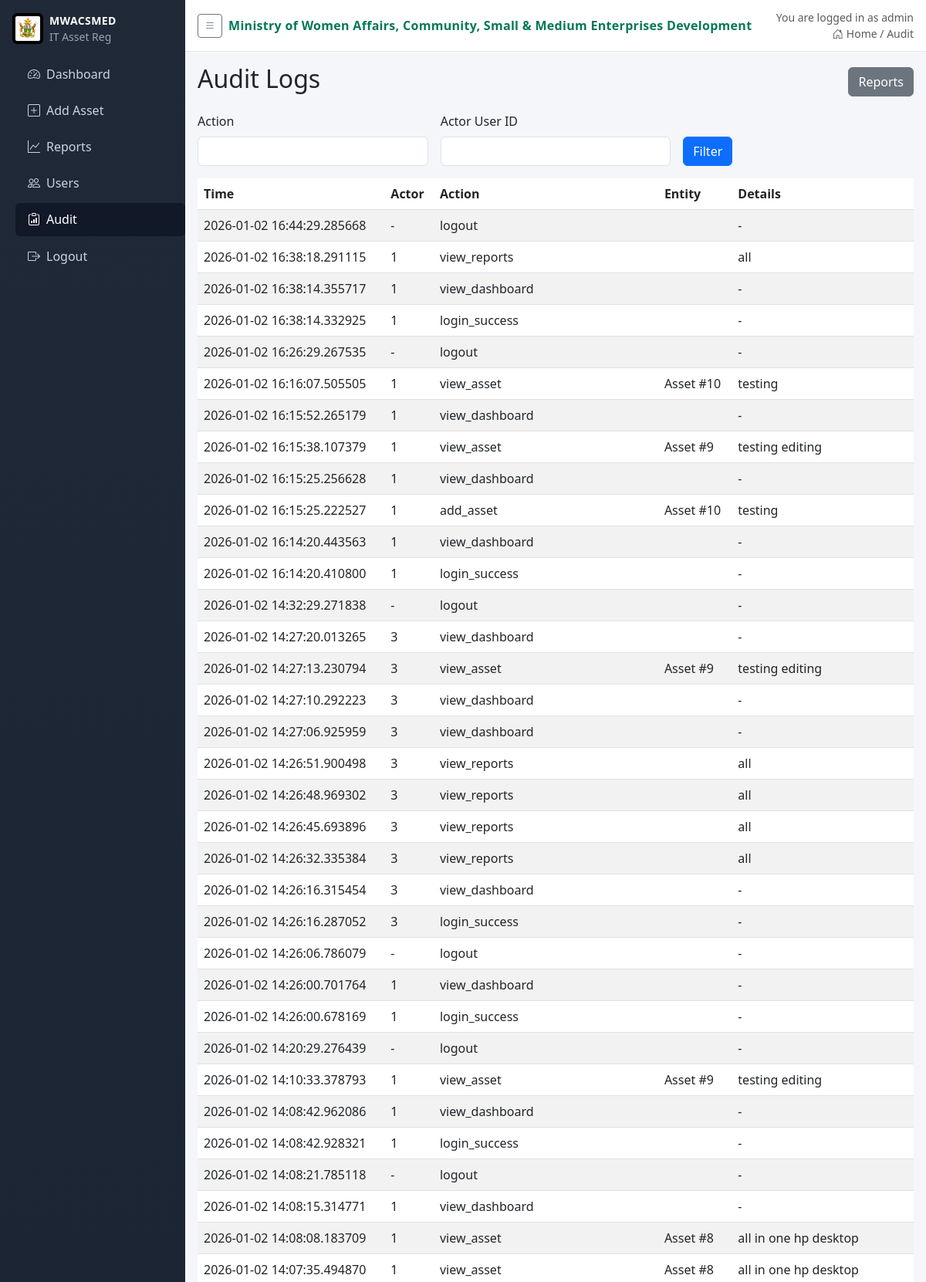
The app's page /audit (signed in, upper part) with its own data.
### app.py (models this page shows)
class User(db.Model):
    id = db.Column(db.Integer, primary_key=True)
    username = db.Column(db.String(80), unique=True, nullable=False)
    password_hash = db.Column(db.String(200), nullable=False)
    role = db.Column(db.String(20), nullable=False)
    province = db.Column(db.String(100), nullable=True)  # 'Head Office' or specific province
    district = db.Column(db.String(100), nullable=True)
    active = db.Column(db.Boolean, default=True, nullable=False)
    email = db.Column(db.String(120), nullable=True)

class AuditLog(db.Model):
    id = db.Column(db.Integer, primary_key=True)
    timestamp = db.Column(db.DateTime, default=datetime.utcnow, nullable=False)
    actor_user_id = db.Column(db.Integer, nullable=True)
    action = db.Column(db.String(100), nullable=False)
    entity_type = db.Column(db.String(50), nullable=True)
    entity_id = db.Column(db.Integer, nullable=True)
    details = db.Column(db.Text, nullable=True)

### app.py (the view)
@app.route('/audit')
@login_required
def audit():
    if not is_it():
        flash('Access denied', 'danger')
        return redirect(url_for('index'))
    action = request.args.get('action') or ''
    actor = request.args.get('actor') or ''
    q = AuditLog.query.order_by(AuditLog.timestamp.desc())
    if action:
        q = q.filter(AuditLog.action == action)
    if actor:
        try:
            actor_id = int(actor)
            q = q.filter(AuditLog.actor_user_id == actor_id)
        except Exception:
            pass
    logs = q.all()
    return render_template('audit.html', logs=logs)

### app.py (called while the page is built)
def login_required(f):
    @wraps(f)
    def wrapper(*args, **kwargs):
        if not session.get('user_id'):
            return redirect(url_for('login'))
        return f(*args, **kwargs)
    return wrapper

def current_user():
    uid = session.get('user_id')
    if not uid:
        return None
    return User.query.get(uid)

def is_it():
    u = current_user()
    return bool(u and u.role == 'IT')

@app.context_processor
def inject_user():
    return {
        'current_user': current_user(),
        'current_role': (current_user().role if current_user() else None),
        'ministry_name': app.config.get('MINISTRY_NAME'),
        'logo_url': app.config.get('LOGO_STATIC_PATH')
    }

### templates/audit.html
{% extends 'base.html' %}
{% block content %}
<div class="d-flex justify-content-between align-items-center mb-3">
  <h2>Audit Logs</h2>
  <a href="{{ url_for('reports') }}" class="btn btn-secondary">Reports</a>
</div>
<form method="GET" action="{{ url_for('audit') }}" class="row g-3 mb-3">
  <div class="col-md-4">
    <label class="form-label">Action</label>
    <input type="text" class="form-control" name="action" value="{{ request.args.get('action','') }}">
  </div>
  <div class="col-md-4">
    <label class="form-label">Actor User ID</label>
    <input type="text" class="form-control" name="actor" value="{{ request.args.get('actor','') }}">
  </div>
  <div class="col-md-4 d-flex align-items-end">
    <button type="submit" class="btn btn-primary">Filter</button>
  </div>
  </form>
<div class="table-responsive">
  <table class="table table-striped table-hover">
    <thead>
      <tr>
        <th>Time</th>
        <th>Actor</th>
        <th>Action</th>
        <th>Entity</th>
        <th>Details</th>
      </tr>
    </thead>
    <tbody>
      {% for l in logs %}
      <tr>
        <td>{{ l.timestamp }}</td>
        <td>{{ l.actor_user_id or '-' }}</td>
        <td>{{ l.action }}</td>
        <td>{% if l.entity_type %}{{ l.entity_type }}{% endif %} {% if l.entity_id %}#{{ l.entity_id }}{% endif %}</td>
        <td>{{ l.details or '-' }}</td>
      </tr>
      {% else %}
      <tr><td colspan="5" class="text-center">No logs</td></tr>
      {% endfor %}
    </tbody>
  </table>
</div>
{% endblock %}

### templates/base.html (shortened to what this page needs)
<!doctype html>
<html lang="en">
  <head>
    <link href="https://cdn.jsdelivr.net/npm/bootstrap@5.3.0/dist/css/bootstrap.min.css" rel="stylesheet">
    <link rel="stylesheet" href="https://cdn.jsdelivr.net/npm/bootstrap-icons@1.11.1/font/bootstrap-icons.css">
  </head>
  <body>
    <aside class="sidebar">
      <div class="brand d-flex align-items-center gap-2">
        {% if logo_url %}
        <img class="brand-logo" src="{{ logo_url }}" alt="" onerror="this.remove()">
        {% endif %}
        <div>
          <div class="brand-title">MWACSMED</div>
          <div class="brand-sub small">IT Asset Reg</div>
        </div>
      </div>
      <nav class="nav flex-column">
        <a class="nav-link {% if request.endpoint=='index' %}active{% endif %}" href="{{ url_for('index') }}"><i class="bi bi-speedometer2 me-2"></i>Dashboard</a>
        <a class="nav-link {% if request.endpoint=='add_asset' %}active{% endif %}" href="{{ url_for('add_asset') }}"><i class="bi bi-plus-square me-2"></i>Add Asset</a>
        <a class="nav-link {% if request.endpoint=='reports' %}active{% endif %}" href="{{ url_for('reports') }}"><i class="bi bi-graph-up me-2"></i>Reports</a>
        {% if current_role == 'IT' %}
        <a class="nav-link {% if request.endpoint=='users' %}active{% endif %}" href="{{ url_for('users') }}"><i class="bi bi-people me-2"></i>Users</a>
        <a class="nav-link {% if request.endpoint=='audit' %}active{% endif %}" href="{{ url_for('audit') }}"><i class="bi bi-clipboard-data me-2"></i>Audit</a>
        {% endif %}
        {% if current_user %}
        <a class="nav-link" href="{{ url_for('logout') }}"><i class="bi bi-box-arrow-right me-2"></i>Logout</a>
        {% else %}
        <a class="nav-link {% if request.endpoint=='login' %}active{% endif %}" href="{{ url_for('login') }}"><i class="bi bi-box-arrow-in-right me-2"></i>Login</a>
        {% endif %}
      </nav>
    </aside>
    <div class="main">
      <div class="topbar d-flex justify-content-between align-items-center">
        <div class="d-flex align-items-center gap-2">
          <button class="btn btn-outline-secondary btn-sm" id="sidebarToggle"><i class="bi bi-list"></i></button>
          <div class="ministry">{{ ministry_name }}</div>
        </div>
        <div class="text-muted small text-end">
          {% if current_user %}
          <div>You are logged in as {{ current_user.username }}</div>
          {% endif %}
          <div><i class="bi bi-house-door me-1"></i>Home / {{ request.endpoint|capitalize }}</div>
        </div>
      </div>
      <div class="content">
      {% block content %}{% endblock %}
      </div>
    </div>
  </body>
</html>

### templates/base.html (style rules this page uses)
body { background: #f4f6f9; }
.sidebar { position: fixed; top: 0; left: 0; bottom: 0; width: 240px; background: linear-gradient(180deg,#1f2937 0%, #0b1321 100%); color: #cbd5e1; padding-top: 1rem; }
.sidebar .brand { color: #fff; padding: 0 1rem; margin-bottom: 1rem; }
.brand-logo { height: 40px; width: 40px; object-fit: contain; display: inline-block; background: #000; border-radius: 6px; padding: 4px; }
.brand-title { font-weight: 700; font-size: 14px; letter-spacing: .4px; }
.brand-sub { color: #9ca3af; }
.sidebar .nav-link { color: #cbd5e1; padding: .6rem 1rem; border-radius: .375rem; display: block; }
.sidebar .nav-link.active, .sidebar .nav-link:hover { background: #111827; color: #fff; }
.sidebar nav { padding-left: 1.25rem; margin-top: .5rem; }
.sidebar .nav-link { margin-bottom: .25rem; }
.main { margin-left: 240px; transition: margin-left .2s ease; }
.topbar { background: #ffffff; border-bottom: 1px solid #e5e7eb; padding: .75rem 1rem; }
.ministry { font-weight: 700; color: #047857; letter-spacing: .3px; }
.content { padding: 1rem; }

### records on screen
User: username "admin"
AuditLog: timestamp "2026-01-02 16:44:29.285668", actor_user_id "-", action "logout", details "-"
AuditLog: timestamp "2026-01-02 16:38:18.291115", actor_user "1", action "view_reports", details "all"
AuditLog: timestamp "2026-01-02 16:38:14.355717", actor_user "1", action "view_dashboard", details "-"
AuditLog: timestamp "2026-01-02 16:38:14.332925", actor_user "1", action "login_success", details "-"
AuditLog: timestamp "2026-01-02 16:26:29.267535", actor_user_id "-", action "logout", details "-"
AuditLog: timestamp "2026-01-02 16:16:07.505505", actor_user "1", action "view_asset", entity_type "Asset", entity_id "10", details "testing"
AuditLog: timestamp "2026-01-02 16:15:52.265179", actor_user "1", action "view_dashboard", details "-"
AuditLog: timestamp "2026-01-02 16:15:38.107379", actor_user "1", action "view_asset", entity_type "Asset", entity_id "9", details "testing editing"
AuditLog: timestamp "2026-01-02 16:15:25.256628", actor_user "1", action "view_dashboard", details "-"
AuditLog: timestamp "2026-01-02 16:15:25.222527", actor_user "1", action "add_asset", entity_type "Asset", entity_id "10", details "testing"
AuditLog: timestamp "2026-01-02 16:14:20.443563", actor_user "1", action "view_dashboard", details "-"
AuditLog: timestamp "2026-01-02 16:14:20.410800", actor_user "1", action "login_success", details "-"
AuditLog: timestamp "2026-01-02 14:32:29.271838", actor_user_id "-", action "logout", details "-"
AuditLog: timestamp "2026-01-02 14:27:20.013265", actor_user "3", action "view_dashboard", details "-"
AuditLog: timestamp "2026-01-02 14:27:13.230794", actor_user "3", action "view_asset", entity_type "Asset", entity_id "9", details "testing editing"
AuditLog: timestamp "2026-01-02 14:27:10.292223", actor_user "3", action "view_dashboard", details "-"
AuditLog: timestamp "2026-01-02 14:27:06.925959", actor_user "3", action "view_dashboard", details "-"
AuditLog: timestamp "2026-01-02 14:26:51.900498", actor_user "3", action "view_reports", details "all"
AuditLog: timestamp "2026-01-02 14:26:48.969302", actor_user "3", action "view_reports", details "all"
AuditLog: timestamp "2026-01-02 14:26:45.693896", actor_user "3", action "view_reports", details "all"
AuditLog: timestamp "2026-01-02 14:26:32.335384", actor_user "3", action "view_reports", details "all"
AuditLog: timestamp "2026-01-02 14:26:16.315454", actor_user "3", action "view_dashboard", details "-"
AuditLog: timestamp "2026-01-02 14:26:16.287052", actor_user "3", action "login_success", details "-"
AuditLog: timestamp "2026-01-02 14:26:06.786079", actor_user_id "-", action "logout", details "-"
AuditLog: timestamp "2026-01-02 14:26:00.701764", actor_user "1", action "view_dashboard", details "-"
AuditLog: timestamp "2026-01-02 14:26:00.678169", actor_user "1", action "login_success", details "-"
AuditLog: timestamp "2026-01-02 14:20:29.276439", actor_user_id "-", action "logout", details "-"
AuditLog: timestamp "2026-01-02 14:10:33.378793", actor_user "1", action "view_asset", entity_type "Asset", entity_id "9", details "testing editing"
AuditLog: timestamp "2026-01-02 14:08:42.962086", actor_user "1", action "view_dashboard", details "-"
AuditLog: timestamp "2026-01-02 14:08:42.928321", actor_user "1", action "login_success", details "-"
AuditLog: timestamp "2026-01-02 14:08:21.785118", actor_user_id "-", action "logout", details "-"
AuditLog: timestamp "2026-01-02 14:08:15.314771", actor_user "1", action "view_dashboard", details "-"
AuditLog: timestamp "2026-01-02 14:08:08.183709", actor_user "1", action "view_asset", entity_type "Asset", entity_id "8", details "all in one hp desktop"
AuditLog: timestamp "2026-01-02 14:07:35.494870", actor_user "1", action "view_asset", entity_type "Asset", entity_id "8", details "all in one hp desktop"

### other values on screen
{{ ministry_name }} "Ministry of Women Affairs, Community, Small & Medium Enterprises Development"
{{ request.endpoint|capitalize }} "Audit"
